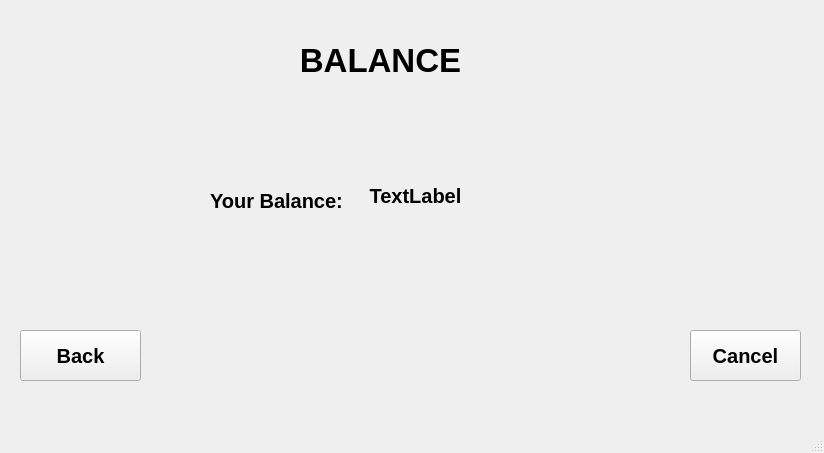
<?xml version="1.0" encoding="UTF-8"?>
<ui version="4.0">
 <class>Balance</class>
 <widget class="QMainWindow" name="Balance">
  <property name="geometry">
   <rect>
    <x>0</x>
    <y>0</y>
    <width>824</width>
    <height>453</height>
   </rect>
  </property>
  <property name="windowTitle">
   <string>MainWindow</string>
  </property>
  <widget class="QWidget" name="centralwidget">
   <widget class="QLabel" name="label">
    <property name="geometry">
     <rect>
      <x>280</x>
      <y>20</y>
      <width>201</width>
      <height>81</height>
     </rect>
    </property>
    <property name="font">
     <font>
      <pointsize>25</pointsize>
      <bold>true</bold>
     </font>
    </property>
    <property name="text">
     <string>BALANCE</string>
    </property>
    <property name="alignment">
     <set>Qt::AlignCenter</set>
    </property>
   </widget>
   <widget class="QPushButton" name="pushButton_Cancel_Balance">
    <property name="geometry">
     <rect>
      <x>690</x>
      <y>330</y>
      <width>111</width>
      <height>51</height>
     </rect>
    </property>
    <property name="font">
     <font>
      <pointsize>15</pointsize>
      <bold>true</bold>
     </font>
    </property>
    <property name="text">
     <string>Cancel</string>
    </property>
   </widget>
   <widget class="QPushButton" name="pushButton_Back_Balance">
    <property name="geometry">
     <rect>
      <x>20</x>
      <y>330</y>
      <width>121</width>
      <height>51</height>
     </rect>
    </property>
    <property name="font">
     <font>
      <pointsize>15</pointsize>
      <bold>true</bold>
     </font>
    </property>
    <property name="text">
     <string>Back</string>
    </property>
   </widget>
   <widget class="QLabel" name="label_2">
    <property name="geometry">
     <rect>
      <x>210</x>
      <y>160</y>
      <width>151</width>
      <height>81</height>
     </rect>
    </property>
    <property name="font">
     <font>
      <pointsize>15</pointsize>
      <bold>true</bold>
     </font>
    </property>
    <property name="text">
     <string>Your Balance:</string>
    </property>
   </widget>
   <widget class="QLabel" name="label_Balance">
    <property name="geometry">
     <rect>
      <x>340</x>
      <y>170</y>
      <width>151</width>
      <height>51</height>
     </rect>
    </property>
    <property name="font">
     <font>
      <pointsize>15</pointsize>
      <bold>true</bold>
     </font>
    </property>
    <property name="text">
     <string>TextLabel</string>
    </property>
    <property name="alignment">
     <set>Qt::AlignCenter</set>
    </property>
   </widget>
  </widget>
  <widget class="QMenuBar" name="menubar">
   <property name="geometry">
    <rect>
     <x>0</x>
     <y>0</y>
     <width>824</width>
     <height>22</height>
    </rect>
   </property>
  </widget>
  <widget class="QStatusBar" name="statusbar"/>
 </widget>
 <resources/>
 <connections/>
</ui>
